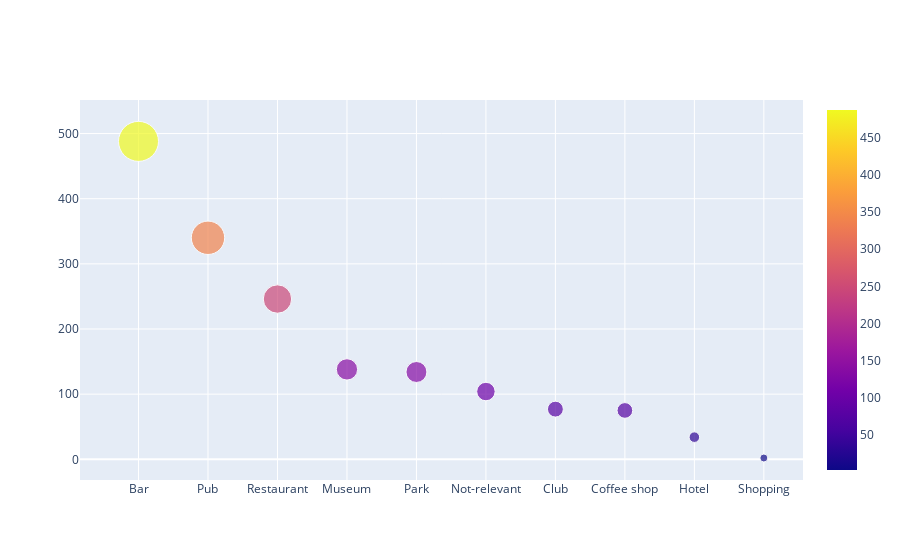

The notebook cell this image was saved under:
### Code cell
size = v
fig = go.Figure(data=[go.Scatter(
    x=u, y=v,
    mode='markers',
    marker=dict(
        color=v,
        size=size,
        sizemode='area',
        sizeref=2.*max(size)/(40.**2),
        sizemin=4,
        showscale=True
        )
)])

fig.show()

### Figure 1 — Plotly figure (JSON) as saved in the notebook; plotly's stock layout.template omitted (floating-point values rounded to 4 significant figures)
{"data": [{"marker": {"color": [488, 340, 246, 138, 134, 104, 77, 75, 34, 2], "showscale": true, "size": [488, 340, 246, 138, 134, 104, 77, 75, 34, 2], "sizemin": 4, "sizemode": "area", "sizeref": 0.61}, "mode": "markers", "type": "scatter", "x": ["Bar", "Pub", "Restaurant", "Museum", "Park", "Not-relevant", "Club", "Coffee shop", "Hotel", "Shopping"], "y": [488, 340, 246, 138, 134, 104, 77, 75, 34, 2]}], "layout": {}}
